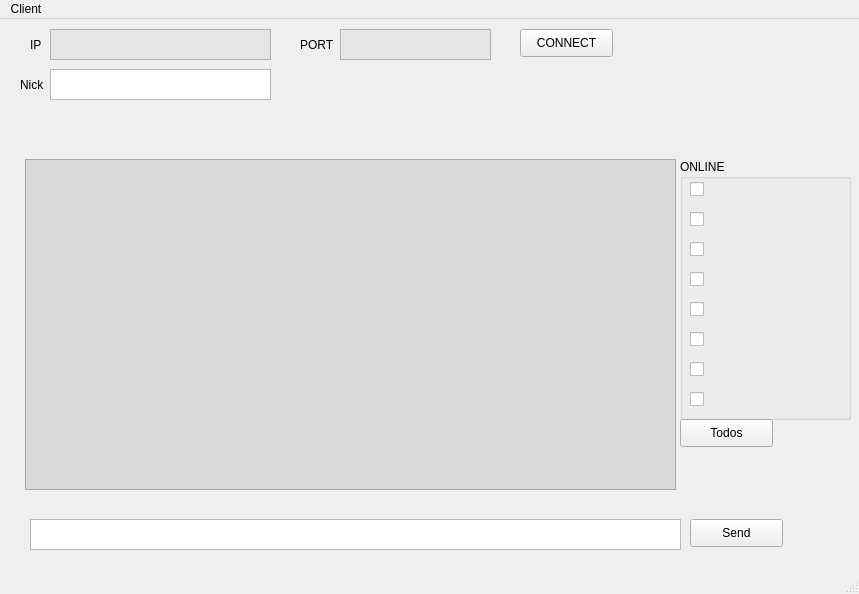
<?xml version="1.0" encoding="UTF-8"?>
<ui version="4.0">
 <class>MainWindow</class>
 <widget class="QMainWindow" name="MainWindow">
  <property name="geometry">
   <rect>
    <x>0</x>
    <y>0</y>
    <width>859</width>
    <height>594</height>
   </rect>
  </property>
  <property name="windowTitle">
   <string>MainWindow</string>
  </property>
  <property name="styleSheet">
   <string notr="true"/>
  </property>
  <widget class="QWidget" name="centralwidget">
   <widget class="QCheckBox" name="checkBox">
    <property name="geometry">
     <rect>
      <x>690</x>
      <y>160</y>
      <width>81</width>
      <height>20</height>
     </rect>
    </property>
    <property name="text">
     <string/>
    </property>
   </widget>
   <widget class="QCheckBox" name="checkBox_2">
    <property name="geometry">
     <rect>
      <x>690</x>
      <y>190</y>
      <width>81</width>
      <height>20</height>
     </rect>
    </property>
    <property name="text">
     <string/>
    </property>
   </widget>
   <widget class="QCheckBox" name="checkBox_3">
    <property name="geometry">
     <rect>
      <x>690</x>
      <y>220</y>
      <width>81</width>
      <height>20</height>
     </rect>
    </property>
    <property name="text">
     <string/>
    </property>
   </widget>
   <widget class="QCheckBox" name="checkBox_4">
    <property name="geometry">
     <rect>
      <x>690</x>
      <y>250</y>
      <width>81</width>
      <height>20</height>
     </rect>
    </property>
    <property name="text">
     <string/>
    </property>
   </widget>
   <widget class="QCheckBox" name="checkBox_5">
    <property name="geometry">
     <rect>
      <x>690</x>
      <y>280</y>
      <width>81</width>
      <height>20</height>
     </rect>
    </property>
    <property name="text">
     <string/>
    </property>
   </widget>
   <widget class="QCheckBox" name="checkBox_6">
    <property name="geometry">
     <rect>
      <x>690</x>
      <y>310</y>
      <width>81</width>
      <height>20</height>
     </rect>
    </property>
    <property name="text">
     <string/>
    </property>
   </widget>
   <widget class="QTextBrowser" name="textBrowser">
    <property name="geometry">
     <rect>
      <x>25</x>
      <y>140</y>
      <width>651</width>
      <height>331</height>
     </rect>
    </property>
    <property name="styleSheet">
     <string notr="true">background-color: rgb(217, 217, 217);</string>
    </property>
   </widget>
   <widget class="QPlainTextEdit" name="plainTextEdit">
    <property name="geometry">
     <rect>
      <x>30</x>
      <y>500</y>
      <width>651</width>
      <height>31</height>
     </rect>
    </property>
   </widget>
   <widget class="QPushButton" name="pushButton">
    <property name="geometry">
     <rect>
      <x>690</x>
      <y>500</y>
      <width>93</width>
      <height>28</height>
     </rect>
    </property>
    <property name="text">
     <string>Send</string>
    </property>
   </widget>
   <widget class="QLabel" name="label">
    <property name="geometry">
     <rect>
      <x>30</x>
      <y>10</y>
      <width>21</width>
      <height>31</height>
     </rect>
    </property>
    <property name="text">
     <string>IP</string>
    </property>
   </widget>
   <widget class="QLabel" name="label_2">
    <property name="geometry">
     <rect>
      <x>300</x>
      <y>15</y>
      <width>55</width>
      <height>21</height>
     </rect>
    </property>
    <property name="text">
     <string>PORT</string>
    </property>
   </widget>
   <widget class="QPushButton" name="pushButton_2">
    <property name="geometry">
     <rect>
      <x>520</x>
      <y>10</y>
      <width>93</width>
      <height>28</height>
     </rect>
    </property>
    <property name="text">
     <string>CONNECT</string>
    </property>
   </widget>
   <widget class="QGroupBox" name="groupBox">
    <property name="geometry">
     <rect>
      <x>680</x>
      <y>140</y>
      <width>171</width>
      <height>261</height>
     </rect>
    </property>
    <property name="styleSheet">
     <string notr="true"/>
    </property>
    <property name="title">
     <string>ONLINE</string>
    </property>
    <widget class="QCheckBox" name="checkBox_8">
     <property name="geometry">
      <rect>
       <x>10</x>
       <y>230</y>
       <width>81</width>
       <height>20</height>
      </rect>
     </property>
     <property name="text">
      <string/>
     </property>
    </widget>
    <widget class="QCheckBox" name="checkBox_7">
     <property name="geometry">
      <rect>
       <x>10</x>
       <y>200</y>
       <width>81</width>
       <height>20</height>
      </rect>
     </property>
     <property name="text">
      <string/>
     </property>
    </widget>
   </widget>
   <widget class="QPushButton" name="pushButton_3">
    <property name="geometry">
     <rect>
      <x>680</x>
      <y>400</y>
      <width>93</width>
      <height>28</height>
     </rect>
    </property>
    <property name="text">
     <string>Todos</string>
    </property>
   </widget>
   <widget class="QTextBrowser" name="textBrowser_2">
    <property name="geometry">
     <rect>
      <x>50</x>
      <y>10</y>
      <width>221</width>
      <height>31</height>
     </rect>
    </property>
    <property name="styleSheet">
     <string notr="true">background-color: rgb(229, 229, 229);</string>
    </property>
   </widget>
   <widget class="QTextBrowser" name="textBrowser_3">
    <property name="geometry">
     <rect>
      <x>340</x>
      <y>10</y>
      <width>151</width>
      <height>31</height>
     </rect>
    </property>
    <property name="styleSheet">
     <string notr="true">background-color: rgb(229, 229, 229);</string>
    </property>
   </widget>
   <widget class="QLabel" name="label_3">
    <property name="geometry">
     <rect>
      <x>20</x>
      <y>50</y>
      <width>55</width>
      <height>31</height>
     </rect>
    </property>
    <property name="text">
     <string>Nick</string>
    </property>
   </widget>
   <widget class="QPlainTextEdit" name="plainTextEdit_2">
    <property name="geometry">
     <rect>
      <x>50</x>
      <y>50</y>
      <width>221</width>
      <height>31</height>
     </rect>
    </property>
   </widget>
   <zorder>groupBox</zorder>
   <zorder>checkBox</zorder>
   <zorder>checkBox_2</zorder>
   <zorder>checkBox_3</zorder>
   <zorder>checkBox_4</zorder>
   <zorder>checkBox_5</zorder>
   <zorder>checkBox_6</zorder>
   <zorder>textBrowser</zorder>
   <zorder>plainTextEdit</zorder>
   <zorder>pushButton</zorder>
   <zorder>label</zorder>
   <zorder>label_2</zorder>
   <zorder>pushButton_2</zorder>
   <zorder>pushButton_3</zorder>
   <zorder>textBrowser_2</zorder>
   <zorder>textBrowser_3</zorder>
   <zorder>label_3</zorder>
   <zorder>plainTextEdit_2</zorder>
  </widget>
  <widget class="QStatusBar" name="statusbar"/>
  <widget class="QMenuBar" name="menuBar">
   <property name="geometry">
    <rect>
     <x>0</x>
     <y>0</y>
     <width>859</width>
     <height>26</height>
    </rect>
   </property>
   <widget class="QMenu" name="menuClient">
    <property name="title">
     <string>Client</string>
    </property>
   </widget>
   <addaction name="menuClient"/>
  </widget>
 </widget>
 <resources/>
 <connections/>
</ui>
